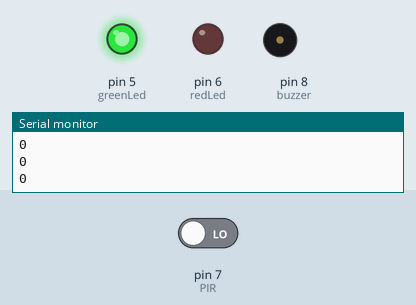
This sketch was run on a simulated Arduino Uno, built with avr-gcc and run on an emulated ATmega328P. Shown: output pins drawn as LEDs (lit = HIGH), buzzer (waves = sounding, pin HIGH), the last lines printed to the serial monitor. Dashed ring = blinking. The test bench sets the inputs (shaded band); at power-on: pin 7 (PIR) LOW.

Above: at 1.2 s.
1.3 s: pin 7 (PIR) driven HIGH
At 1.7 s:
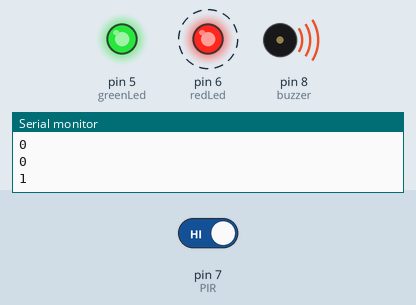
Timing chart, 0 to 10.3 s (numbered marks = the images above; inputs shaded):
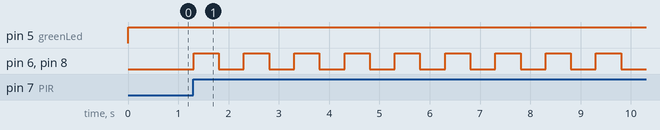

The sketch:

Intrusion_Alert_system.ino
```cpp
int buzzer = 8;
int PIR = 7;
int redLed = 6;
int greenLed = 5;
int Signal;     //this will be used to read the state of the PIR sensor


void setup()
{
  pinMode(buzzer, OUTPUT);
  pinMode(PIR, INPUT);
  pinMode(redLed, OUTPUT);
  pinMode(greenLed, OUTPUT);
  Serial.begin(9600);
}

void loop()
{
  Signal = digitalRead(PIR);
  Serial.println(Signal);
  if (Signal == HIGH)
  {
//    digitalWrite(buzzer, HIGH);
//    digitalWrite(led, HIGH);
digitalWrite(greenLed, HIGH);
    startAlarm();
  }
  else
  {
    digitalWrite(buzzer, LOW);
    digitalWrite(redLed, LOW);
    digitalWrite(greenLed, HIGH);

  }

}

void startAlarm() {
  for(int x=0; x < 10; x++){
    digitalWrite(buzzer, HIGH);
    digitalWrite(redLed, HIGH);
    delay(500);
    digitalWrite(buzzer, LOW);
    digitalWrite(redLed, LOW);
    delay(500);
  }
}
```

Measured:
- after the input at 1.3 s, pin 6 (redLed), pin 8 (buzzer): alternates HIGH for 0.50 s and LOW for 0.50 s, starting at once
